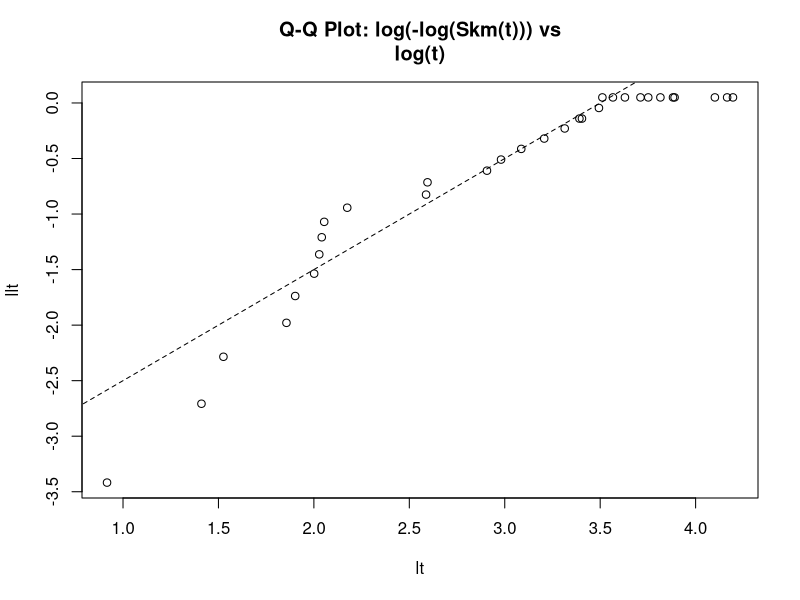
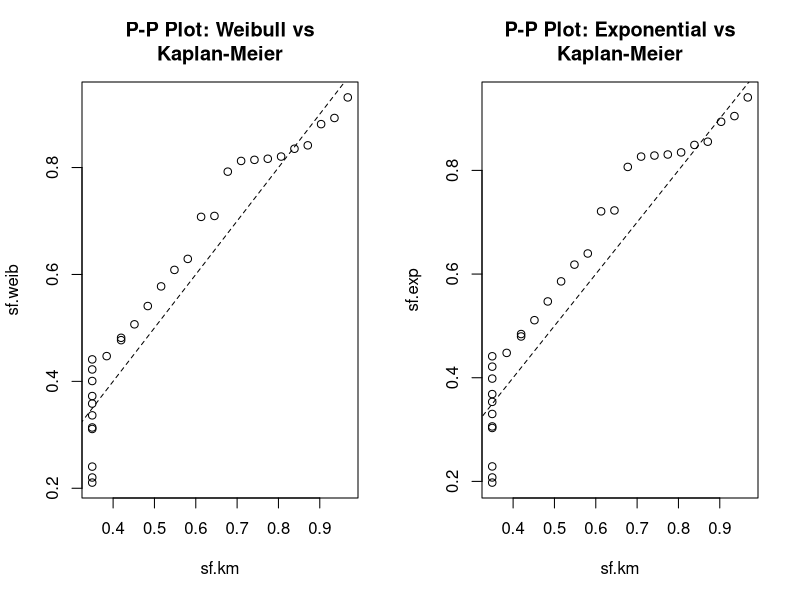
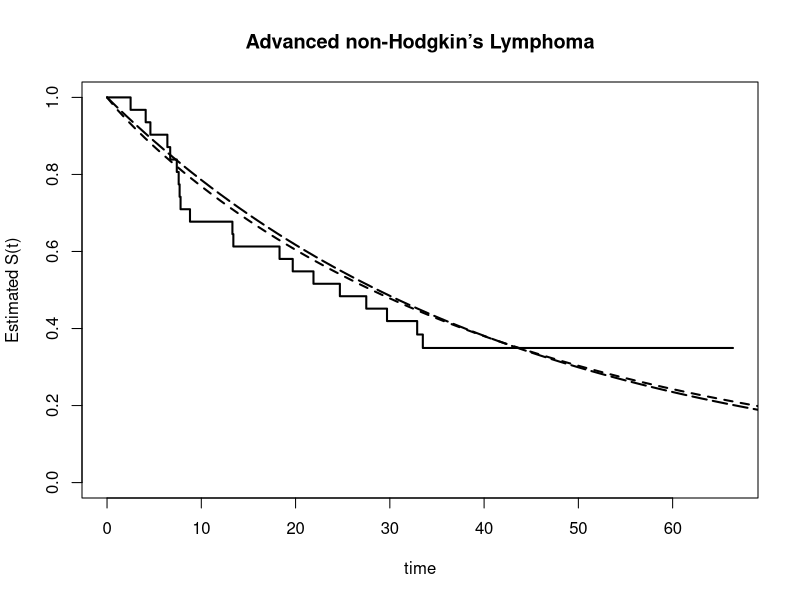

The R script that drew these images, in order:
## ---- chunk 1
knitr::opts_chunk$set(echo = TRUE)
## ---- chunk 2
library(survival)
data<-read.table("p31.txt", header=T)
data <- data[data$stress == 750,]
x<-data$time
delta<-data$status
fit.weib<- survreg(Surv(x, delta)~1)
summary(fit.weib)

y <- log(-log(0.5))
y_mid <- fit.weib$coef - y*fit.weib$scale
vary_mid <- as.numeric(t(matrix(c(1, y*fit.weib$scale))) %*% 
                         as.matrix(fit.weib$var) %*% 
                         matrix(c(1, y*fit.weib$scale)))
CIL <- exp(y_mid - 1.96*sqrt(vary_mid))
CIU <- exp(y_mid + 1.96*sqrt(vary_mid))
CI <- c(CIL, CIU)
CI
## ---- chunk 3
# b) 
sig<-fit.weib$scale
mu<-fit.weib$coef
phi <- log(sig)
var1 <- matrix(c(-exp(-phi), -(log(6000)-mu)*-exp(-phi)))
var_loglog <- t(var1) %*% fit.weib$var %*% var1
loglog_st <- (log(6000)-mu)*-exp(-phi)
CIlogL <- loglog_st - 1.96*sqrt(var_loglog)
CIlogU <- loglog_st + 1.96*sqrt(var_loglog)
CIU <- exp(-exp(CIlogL))
CIL <- exp(-exp(CIlogU))
CI <- c(CIL, CIU)
CI
## ---- chunk 4
time <- c(2.5, 4.1, 4.6, 6.4, 6.7, 7.4, 7.6, 7.7, 7.8, 8.8, 13.3, 13.4, 18.3, 19.7, 21.9, 24.7, 27.5, 29.7, 30.1, 32.9, 33.5, 35.4, 37.7, 40.9, 42.6, 45.4, 48.5, 48.9, 60.4, 64.4, 66.4)
status <- c(1, 1, 1, 1, 1, 1, 1, 1, 1, 1, 1, 1, 1, 1, 1, 1, 1, 1, 0, 1, 1, 0, 0, 0, 0, 0, 0, 0, 0, 0, 0)
data <- as.data.frame(cbind(time,status))
fit <- survfit(Surv(time, status)~1)
llt <- log(-log(fit$surv))
lt <- log(time)
plot(lt,llt,main="Q-Q Plot: log(-log(Skm(t))) vs
log(t)")
lines(seq(0,7,0.1),seq(-3.5,3.5,0.1), lty=2)
## ---- chunk 5
fit.weib <- survreg(Surv(time, status)~1, data = data)
sig1<-fit.weib$scale
mu1<-fit.weib$coef
time<-fit$time
sf.weib<-exp(-exp((log(time)-mu1)/sig1))

fit.exp <- survreg(Surv(time, status)~1, dist = "exp", data = data)
mu2 <- fit.exp$coef
sf.exp <- exp(-exp((log(time)-mu2)))

sf.km<-fit$surv

par(mfrow=c(1,2))
plot(sf.km,sf.weib,main="P-P Plot: Weibull vs
Kaplan-Meier")
lines(seq(0,1,0.1),seq(0,1,0.1), lty=2)
plot(sf.km, sf.exp, main="P-P Plot: Exponential vs
Kaplan-Meier")
lines(seq(0,1,0.1),seq(0,1,0.1), lty=2)

par(mfrow=c(1,1))
t<-0:175
st.weib<-exp(-exp((log(t)-mu1)/sig1))
st.exp<-exp(-exp(log(t)-mu1))
plot(fit,xlab="time",
     ylab="Estimated S(t)",main="Advanced non-Hodgkin’s Lymphoma", 
     conf.int=F,lty=1,lwd=2)
lines(t,st.weib,lty=2,lwd=2)
lines(t,st.exp,lty=5,lwd=2)
legend(100, 0.9, c("Kaplan-Meier", "Weibull", "Exponential"), lty=c(1,2,5))
